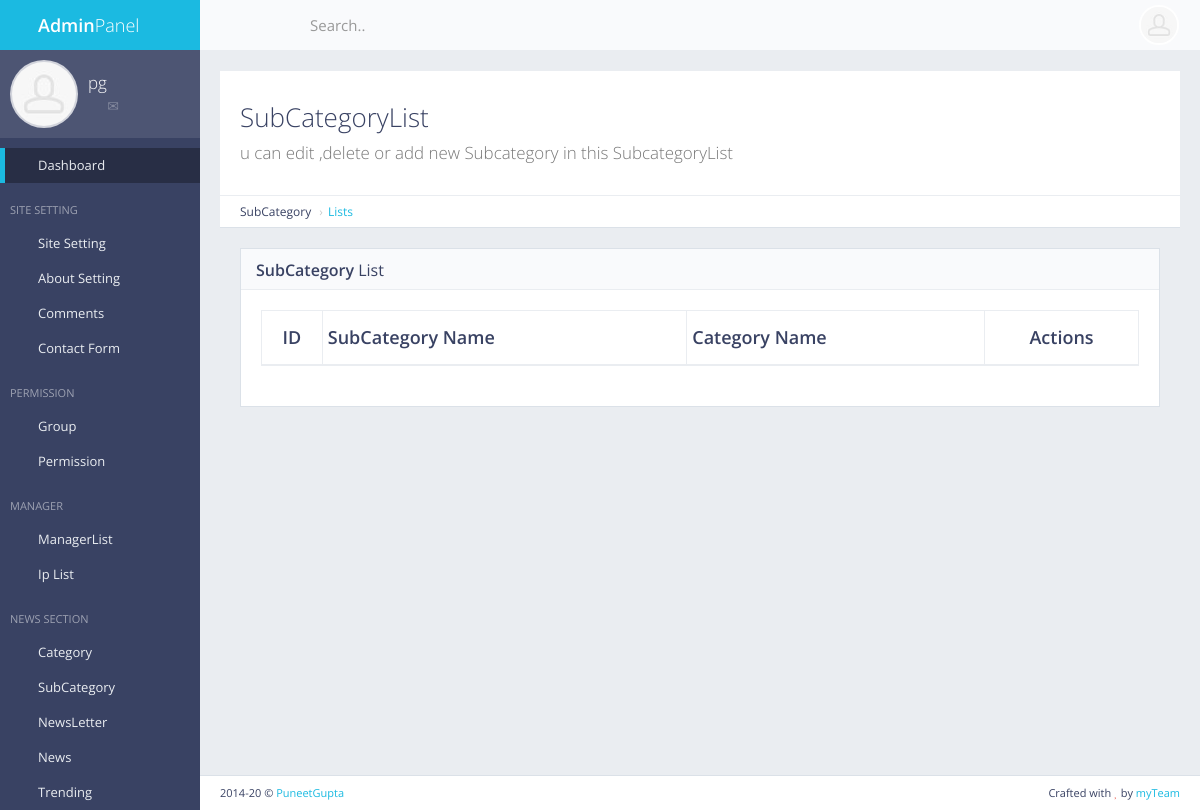
The app's page /panel/subcategory/list/ (signed in), older data.
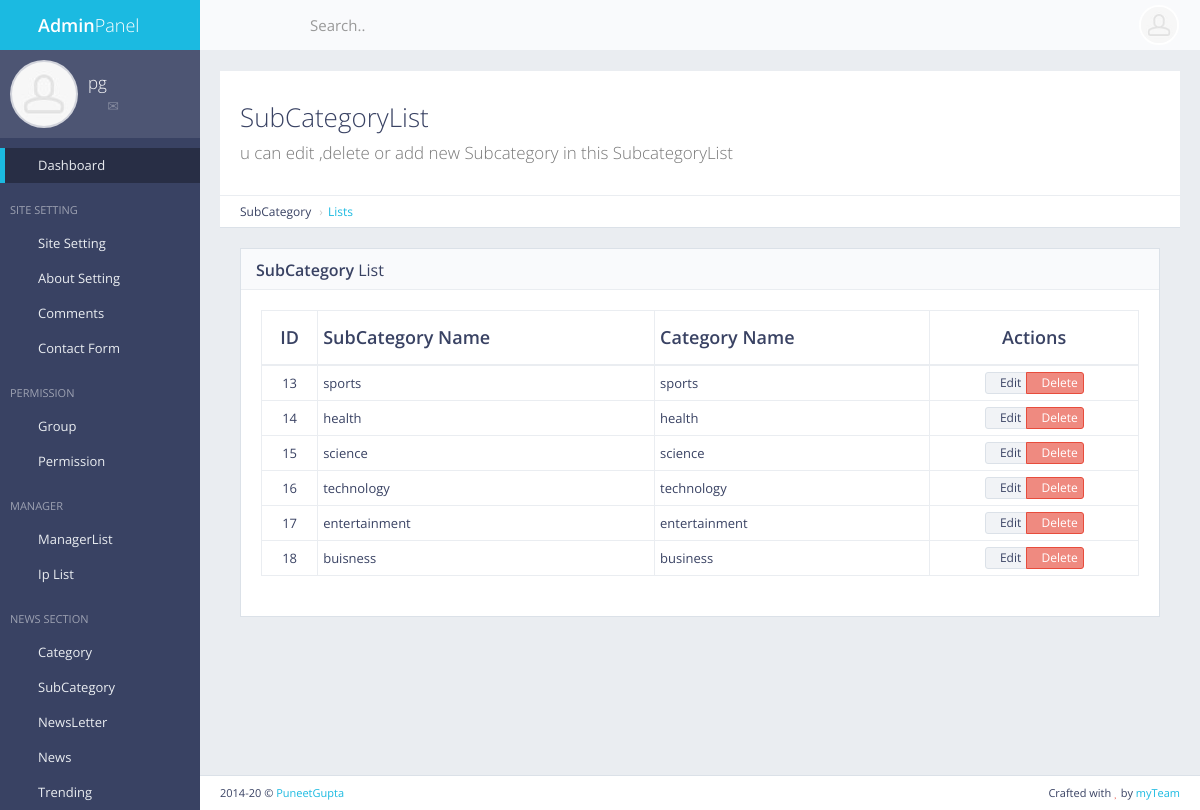
The same page, newer data.
### subcat/models.py (models this page shows, shortened)
class SubCat(models.Model):
    subcatName = models.CharField(max_length=300)
    catName = models.CharField(max_length=300)
    catId = models.IntegerField(default=0)

### subcat/views.py (the view)
# urls.py: url(r'^panel/subcategory/list/$', views.subcat_list, name='subcat_list'),
def subcat_list(request):
    if not request.user.is_authenticated:
        return redirect('mylogin')
    subcat = SubCat.objects.all()
    return render(request,'back/subcat_list.html',{'subcat':subcat})

### main/templatetags/extra_auth.py (called while the page is built)
@register.filter(name = "has_group")
def has_group(user,gname):
    return user.groups.filter(name=gname).exists()

### main/templates/back/subcat_list.html (shortened to what this page needs)
{% extends 'back/master.html' %}
{% load static %}
{% block mainblock %}
<div id="page-content">
    <div class="content-header">
        <div class="header-section">
            <h1>
                <i class="fa fa-table"></i>SubCategoryList<br><small>u can edit ,delete or add new Subcategory in this
                    SubcategoryList</small>
            </h1>
        </div>
    </div>
    <ul class="breadcrumb breadcrumb-top">
        <li>SubCategory</li>
        <li><a href="/panel/subcategory/list">Lists</a></li>
    </ul>
    <div class="block full">
        <div class="block-title">
            <h2><strong>SubCategory</strong> List</h2>
        </div>
        <div class="table-responsive">
            <table id="example-datatable" class="table table-vcenter table-condensed table-bordered">
                <thead>
                    <tr>
                        <th class="text-center">ID</th>
                        <th>SubCategory Name</th>
                        <th>Category Name</th>
                        <th class="text-center">Actions</th>
                    </tr>
                </thead>
                <tbody>
                    {% for c in subcat %}
                    <tr>
                        <td class="text-center">{{c.pk}}</td>
                        <td>{{c.subcatName}}</td>
                        <td>{{c.catName}}</td>
                        <td class="text-center">
                            <div class="btn-group">
                                <a href="#" data-toggle="tooltip" title="Edit"
                                    class="btn btn-xs btn-default"><i class="fa fa-pencil"></i>Edit</a>
                                <a href="#" data-toggle="tooltip" title="Delete"
                                    class="btn btn-xs btn-danger"><i class="fa fa-times"></i>Delete</a>
                            </div>
                        </td>
                    </tr>
                    {% endfor %}
                </tbody>
            </table>
        </div>
    </div>
</div>
{% endblock %}

Row changes from the older to the newer data that the page shows:
added SubCat: pk "13", subcatName "sports", catName "sports"
added SubCat: pk "14", subcatName "health", catName "health"
added SubCat: pk "15", subcatName "science", catName "science"
added SubCat: pk "16", subcatName "technology", catName "technology"
added SubCat: pk "17", subcatName "entertainment", catName "entertainment"
added SubCat: pk "18", subcatName "buisness", catName "business"
